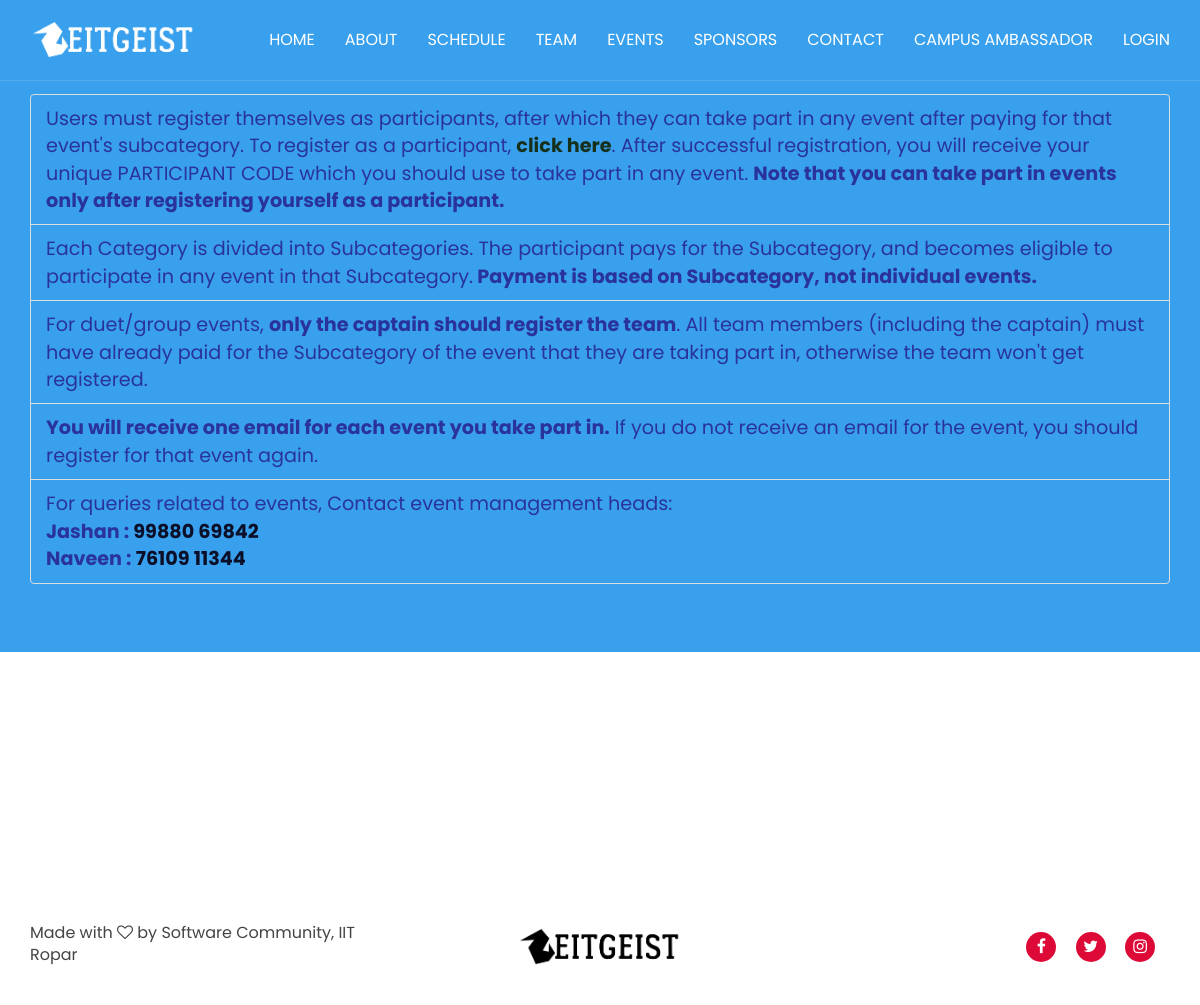
Page /events/ on the earlier database version.
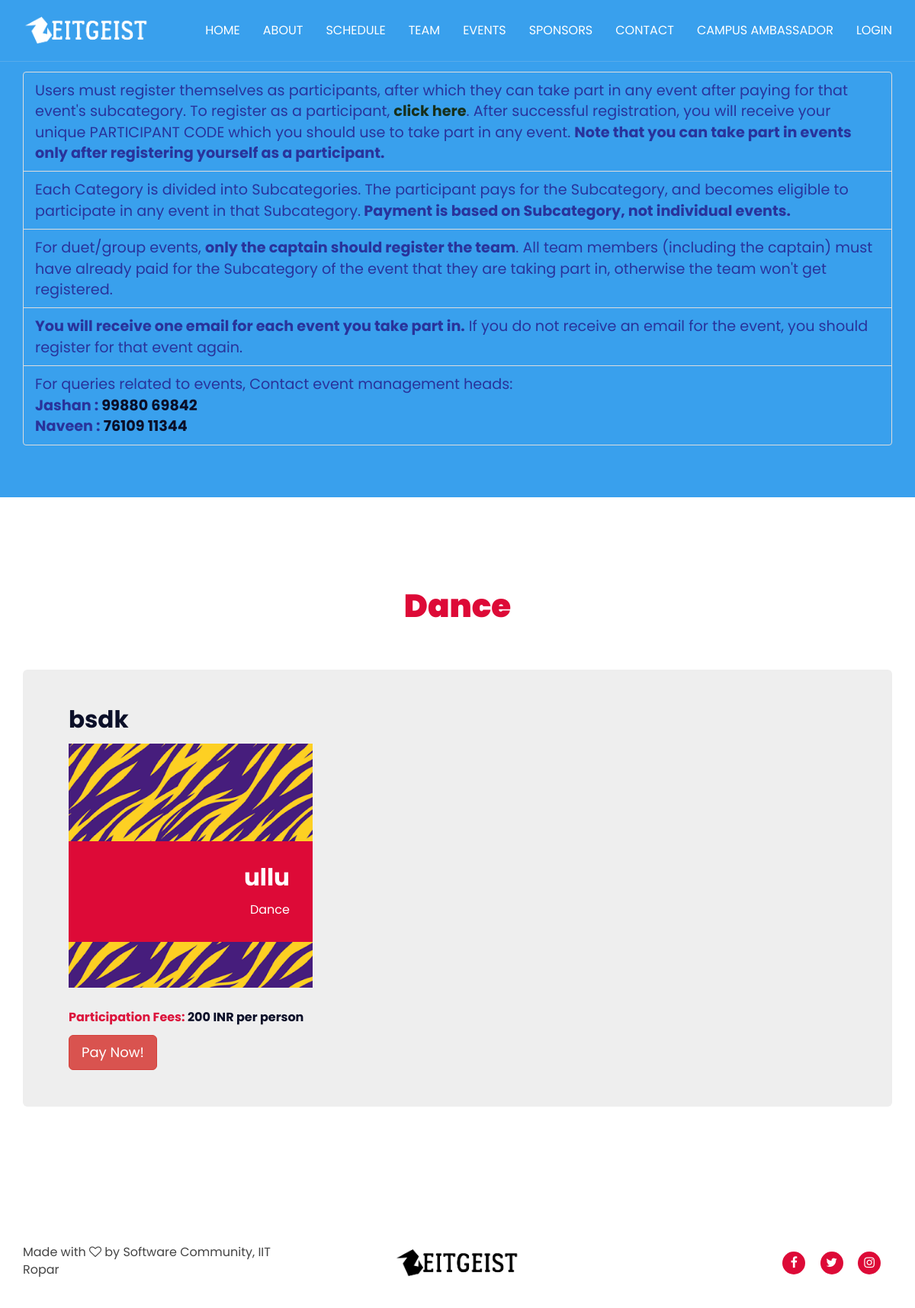
Same page on the later database version.
### main_page/models.py (models this page shows, shortened)
class Category(models.Model):
    CATEGORY_CHOICES = [
        ('Dance', 'Dance'),
        ('Dramatics', 'Dramatics'),
        ('Fine Arts', 'Fine Arts'),
        ('Gaming', 'Gaming'),
        ('Life Style', 'Life Style'),
        ('Literary', 'Literary'),
        ('Music', 'Music'),
        ('Photography', 'Photography'),
        ('Quizzing', 'Quizzing'),
        ('Video Making', 'Video Making'),
    ]
    name = models.CharField(
        max_length=20,
        choices=CATEGORY_CHOICES,
        null=False,
        blank=False,
    )
    class Meta:
        verbose_name_plural = 'Categories'

class Subcategory(models.Model):
    name = models.CharField(max_length=40, null=False, blank=False)
    category = models.ForeignKey(Category, on_delete=models.CASCADE, blank=False, null=False)
    participation_fees_per_person = models.IntegerField(blank=False)
    class Meta:
        verbose_name_plural = 'Subcategories'

class Event(models.Model):
    name = models.CharField(max_length=40, null=False, blank=False)
    subcategory = models.ForeignKey(Subcategory, on_delete=models.CASCADE)
    EVENT_TYPE_CHOICES = [
        ('Solo', 'Solo'),
        ('Duet', 'Duet'),
        ('Group', 'Group'),
    ]
    event_type = models.CharField(
        max_length=5,
        choices=EVENT_TYPE_CHOICES,
        null=False,
        blank=False,
    )
    first_cash_prize = models.IntegerField(blank=False)
    second_cash_prize = models.IntegerField(blank=False)
    third_cash_prize = models.IntegerField(blank=False)
    first_goodies = models.IntegerField(blank=False)
    second_goodies = models.IntegerField(blank=False)
    third_goodies = models.IntegerField(blank=False)
    minimum_team_size = models.IntegerField(blank=False)
    maximum_team_size = models.IntegerField(blank=False)
    start_date_time = models.DateTimeField(blank=False)
    end_date_time = models.DateTimeField(blank=False)
    description = models.TextField(blank=False)

### main_page/views.py (the view)
# urls.py: path('events/', views.main_page_events, name="main_page_events"),
def main_page_events(request):
    events_data = {}
    categories = Category.objects.all()
    for category in categories:
        events_data[category] = {}
        subcategories = category.subcategory_set.all()
        for subcategory in subcategories:
            events_data[category][subcategory] = subcategory.event_set.all()
    return render(request, 'main_page/events.html', {'events_data': events_data})

### main_page/templates/main_page/events.html (shortened to what this page needs)
{% extends "main_page/base.html" %}
{% load static %}
{% block content %}
<div class='jumbotron' style="background-color:#39a0ed; color:#fdef8d ">
    <br><br>
    <div class='container'>
        <ul class='list-group'>
            <li style="background-color:#39a0ed; color:#29339b; font-size: larger " class='list-group-item'>Users must register themselves as participants, after which they can take part in any event after paying for that event's subcategory. To register as a participant, <a href="{% url 'register_as_participant' %}" style="font-weight:bold;color:#17301c">click here</a>. After successful registration, you will receive your unique PARTICIPANT CODE which you should use to take part in any event. <strong>Note that you can take part in events only after registering yourself as a participant.</strong></li>
            <li style="background-color:#39a0ed; color:#29339b; font-size: larger " class='list-group-item'>Each Category is divided into Subcategories. The participant pays for the Subcategory, and becomes eligible to participate in any event in that Subcategory.<strong> Payment is based on Subcategory, not individual events.</strong></li>
            <li style="background-color:#39a0ed; color:#29339b; font-size: larger " class='list-group-item'>For duet/group events, <strong>only the captain should register the team</strong>. All team members (including the captain) must have already paid for the Subcategory of the event that they are taking part in, otherwise the team won't get registered.</li>
            <li style="background-color:#39a0ed; color:#29339b; font-size: larger " class='list-group-item'><strong>You will receive one email for each event you take part in.</strong> If you do not receive an email for the event, you should register for that event again.</li>
            <li style="background-color:#39a0ed; color:#29339b; font-size: larger " class='list-group-item'>For queries related to events, Contact event management heads:<br>
            <strong>Jashan : <a href="tel:9988069842">99880 69842</a><br>Naveen : <a href="tel:7610911344">76109 11344</a></strong></li>
        </ul>
    </div>
</div>
<div id="Events" class="section">
    <div class="container">
        {% for category,subcategories in events_data.items %}
        <div class="section-title">
            <h3 class="title"><span style="color: #dd0a37;">{{ category.name }}</span></h3>
        </div>
        {% for subcategory,events in subcategories.items %}
        <div class="jumbotron">
            <h2 class="title">{{ subcategory.name }}</h2>
            <div class="row">
                {% for event in events %}
                <div class="col-md-4 col-xs-6">
                    <div class="member" data-toggle="modal" data-target="#{{ event.name|cut:' '|cut:'('|cut:')'|cut:'&'|cut:'.' }}">
                        <div class="member-img">
                        </div>
                        <div class="member-body">
                            <div class="member-content">
                                <h2>{{ event.name }}</h2>
                                <span>{{ category.name }}</span>
                            </div>
                        </div>
                    </div>
                </div>
                {% endfor %}
            </div>
            <h4 class='title'><span style="color: crimson">Participation Fees:</span> {{ subcategory.participation_fees_per_person }} INR per person</h4>
            <a href="{% url 'pay_for_subcategory' subcategory.id %}" class='btn btn-danger btn-lg'>Pay Now!</a>
        </div>
        {% endfor %}
        {% endfor %}
    </div>
</div>
{% endblock content %}

### main_page/templates/main_page/base.html (shortened to what this page needs)
{% load static %}
<!DOCTYPE html>
<html lang="en">
<head>
	<link type="text/css" rel="stylesheet" href="{% static 'main_page/css/bootstrap.min.css' %}" />
	<link type="text/css" rel="stylesheet" href="{% static 'main_page/css/owl.carousel.css' %}" />
	<link type="text/css" rel="stylesheet" href="{% static 'main_page/css/owl.theme.default.css' %}" />
	<link rel="stylesheet" href="{% static 'main_page/css/font-awesome.min.css' %}">
	<link type="text/css" rel="stylesheet" href="{% static 'main_page/css/style.css' %}" />
</head>
<body>
	<header id="header" class="transparent-navbar">
		<div class="container">
			<div class="navbar-header">
				<div class="navbar-brand">
					<a class="logo" href="{% url 'main_page_home' %}">
						<img class="logo-alt-img" src="{% static 'main_page/img/logo-alt.png' %}" alt="logo">
					</a>
				</div>
			</div>
			<nav id="nav">
				<ul class="main-nav nav navbar-nav navbar-right">
					{% if title %}
					<li><a href="#home">Home</a></li>
					<li><a href="#about">About</a></li>
					<li><a href="#schedule">Schedule</a></li>
					<li><a href="#team">Team</a></li>
					<li><a href="{% url 'main_page_events' %}">Events</a></li>
					<li><a href="#sponsors">Sponsors</a></li>
					<li><a href="#contact">Contact</a></li>
					{% else %}
					<li><a href="{% url 'main_page_home' %}#home">Home</a></li>
					<li><a href="{% url 'main_page_home' %}#about">About</a></li>
					<li><a href="{% url 'main_page_home' %}#schedule">Schedule</a></li>
					<li><a href="{% url 'main_page_home' %}#team">Team</a></li>
					<li><a href="{% url 'main_page_events' %}">Events</a></li>
					<li><a href="{% url 'main_page_home' %}#sponsors">Sponsors</a></li>
					<li><a href="{% url 'main_page_home' %}#contact">Contact</a></li>
					{% endif %}
					<li><a href="{% url 'campus_ambassador_home' %}">Campus Ambassador</a></li>
					{% if request.user.is_authenticated %}
					<li><a href="{% url 'account_logout' %}">Logout</a></li>
					{% else %}
					<li><a href="{% url 'account_login' %}">Login</a></li>
					{% endif %}
				</ul>
			</nav>
		</div>
	</header>
	{% block content %} {% endblock %}
	<footer id="footer">
		<div class="container">
			<div class="row">
				<div class='col-md-4'>
						<p>Made with <i class='fa fa-heart-o'></i> by Software Community, IIT Ropar</p>
				</div>
				<div class="col-md-4">
					<div class="footer-brand">
						<a class="logo" href="{% url 'main_page_home' %}">
							<img class="logo-img" src="{% static 'main_page/img/logo.png' %}" alt="logo"><br>
						</a>
					</div>
				</div>
				<div class="col-md-4 ">
					<div class="contact-social">
						<a href="https://www.facebook.com/zeitgeist.iitrpr/" target="_blank"><i class="fa fa-facebook"></i></a>
						<a href="https://twitter.com/zeitgeist_rpr" target="_blank"><i class="fa fa-twitter"></i></a>
						<a href="https://www.instagram.com/zeitgeist_iitrpr/" target="_blank"><i class="fa fa-instagram"></i></a>
					</div>
				</div>
			</div>
		</div>
	</footer>
</body>
</html>

### main_page/static/main_page/css/style.css (style rules this page uses)
body { font-family: 'Poppins', sans-serif; font-size: 16px; color: #444; }
h1, h2, h3, h4, h5, h6 { margin: 0px 0px 15px; color: #0b0f28; font-weight: 700; }
h2 { font-size: 31px; }
h3 { font-size: 22px; }
h4 { font-size: 16px; }
a { color: #0b0f28; -webkit-transition: 0.3s color; transition: 0.3s color; }
ul, ol { margin: 0; padding: 0; list-style: none }
.section { position: relative; padding: 90px 0px; }
.section-title { text-align: center; margin-bottom: 60px; }
.section-title .title { position: relative; text-transform: capitalize; font-weight: 900; font-size: 42px; overflow: hidden; }
.section-title .title>span { -webkit-transform: translateY(100%); -ms-transform: translateY(100%); transform: translateY(100%); display: inline-block; z-index: 10; -webkit-transition: 0.6s; transition: 0.6s; }
.section-title .title>span.appear { -webkit-transform: translateY(0%); -ms-transform: translateY(0%); transform: translateY(0%); }
.navbar-brand { padding: 0; margin: 15px 0px; }
.navbar-brand .logo { display: inline-block; }
.navbar-brand .logo>img { max-height: 50px; }
#header { position: relative; background-color: #FFF; border-bottom: 1px solid #0000001a; z-index: 80; -webkit-transition: 0.3s all; transition: 0.3s all; }
#header.transparent-navbar { position: absolute; left: 0; right: 0; top: 0; background-color: transparent; border-bottom: 1px solid #DADADA30; }
.main-nav li a { position: relative; padding: 30px 15px; color: #0b0f28; text-transform: uppercase; -webkit-transition: 0.3s all; transition: 0.3s all; }
#header.transparent-navbar .main-nav li a { color: #FFF; }
.member { position: relative; cursor: pointer; margin-bottom: 30px; }
.member:after { content: ""; position: absolute; left: 0; top: 0; bottom: 0; right: 0; background-color: #000; opacity: 0; -webkit-transition: 0.3s all; transition: 0.3s all; }
.member .member-body { position: absolute; bottom: 60px; left: 0; right: 0; }
.member .member-content { position: relative; padding: 30px; background: #dd0a37; text-align: right; z-index: 20; }
.member .member-content>h2 { color: #FFF; }
.member .member-content>span { color: #fff; }
#footer { padding: 60px 0px; }
.footer-brand { text-align: center; }
.footer-brand .logo>img { max-height: 50px; }
.contact-social { text-align: right; margin: 10px 0px; }
.contact-social a { display: inline-block; width: 30px; height: 30px; text-align: center; border-radius: 50%; background: #dd0a37; color: #fff; line-height: 30px; margin-right: 15px; -webkit-transition: 0.3s all; transition: 0.3s all; }

Differences in the rows shown:
added Category: name "Dance"
added Subcategory: name "bsdk", participation_fees_per_person "200"
added Event: name "ullu"
